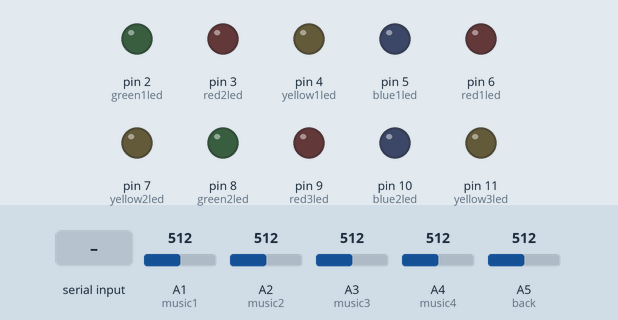
Recording of a sketch running on a simulated Arduino Uno, built with avr-gcc and run on an emulated ATmega328P. Parts: output pins drawn as LEDs (lit = HIGH). Inputs (shaded band) come from the test bench; at power-on: A1 (music1) = 512, A2 (music2) = 512, A3 (music3) = 512, A4 (music4) = 512, A5 (back) = 512. What the sketch prints to the serial monitor is not drawn.

Above: at 1.2 s.
1.3 s: "R" received over Serial
At 2.2 s:
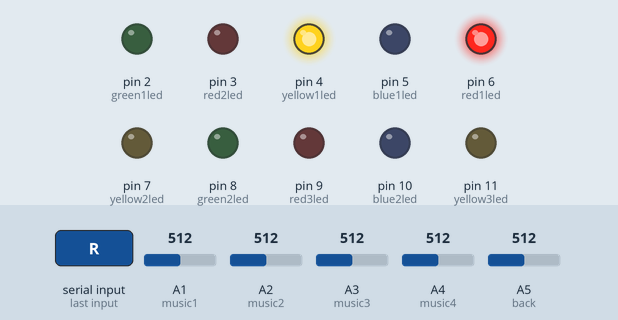
2.8 s: "G" received over Serial
At 3.6 s:
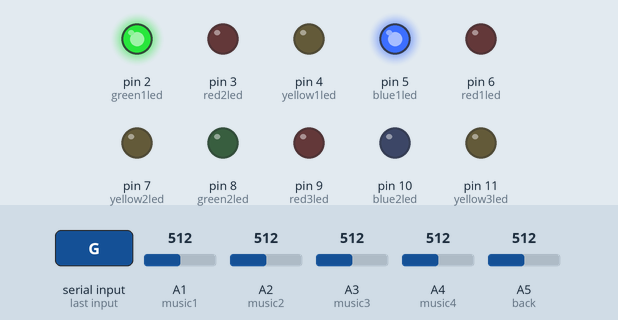
4.3 s: "Q" received over Serial
At 5.4 s:
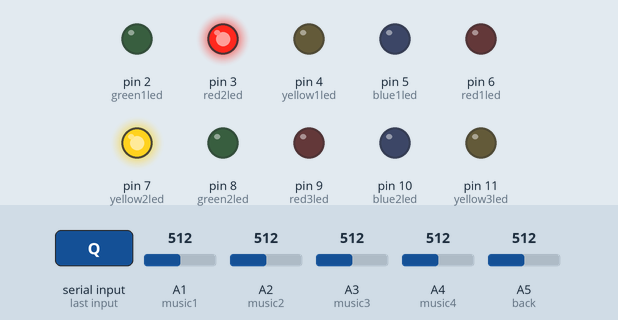
5.8 s: "E" received over Serial
At 6.8 s:
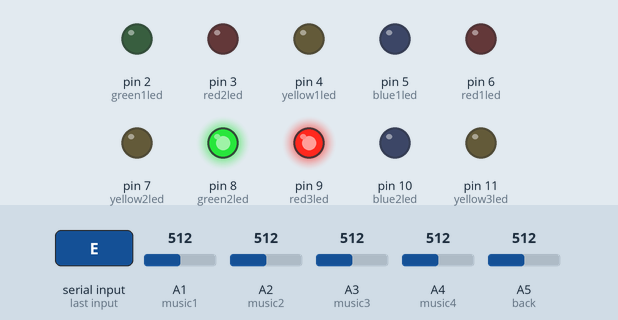
7.3 s: "T" received over Serial
At 8.2 s:
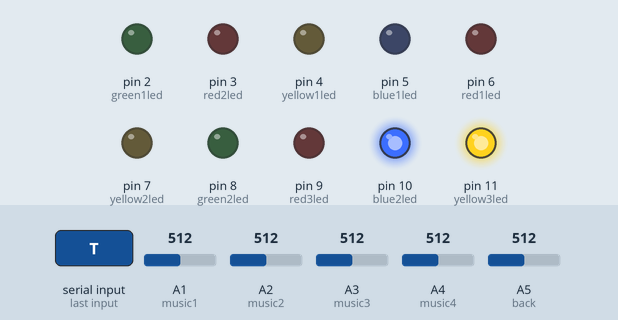
8.8 s: "0" received over Serial
At 9.6 s:
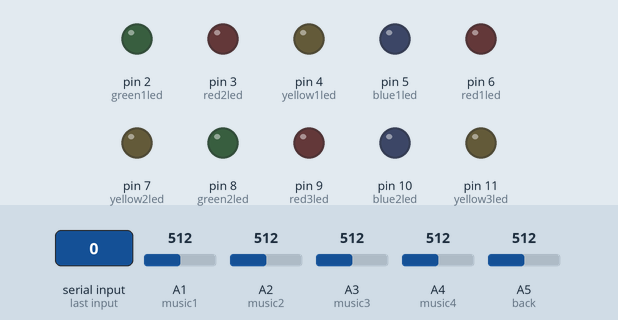
Timing chart, 0 to 11.8 s (numbered marks = the images above; inputs shaded):
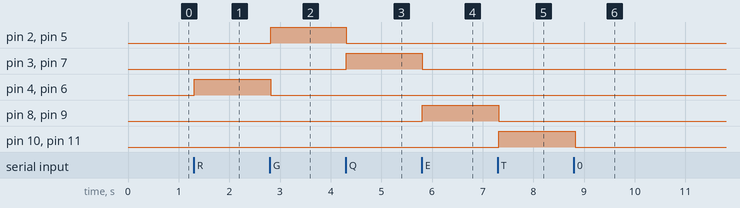

The sketch:

Arduino_Code.ino
```cpp
//Yasmin Alshurafa
//10 December 2020
//Final Project: Responsive LEDs

//connect LEDs to pins
const int yellow3led = 11;
const int blue2led = 10;
const int red3led = 9;
const int green2led = 8;
const int yellow2led = 7;
const int red1led = 6;
const int blue1led = 5;
const int yellow1led = 4;
const int red2led = 3;
const int green1led = 2;

//connect buttons to pins
const int back= A5;
const int music1= A1;
const int music2= A2;
const int music3= A3;
const int music4= A4;

//variables to collect data from buttons
int backread;
int music1read;
int music2read;
int music3read;
int music4read;

String input;

int incomingByte = 0;

void setup() {

  Serial.begin(9600);

  //set LEDs as outputs
  pinMode(red1led, OUTPUT);
  pinMode(blue1led, OUTPUT);
  pinMode(yellow1led, OUTPUT);
  pinMode(red2led, OUTPUT);
  pinMode(green1led, OUTPUT);
  pinMode(yellow2led, OUTPUT);
  pinMode(green2led, OUTPUT);
  pinMode(red3led, OUTPUT);
  pinMode(blue2led, OUTPUT);
  pinMode(yellow3led, OUTPUT);

  //set buttons as inputs
  pinMode(back, INPUT_PULLUP);
  pinMode(music1, INPUT_PULLUP);
  pinMode(music2, INPUT_PULLUP);
  pinMode(music3, INPUT_PULLUP);
  pinMode(music4, INPUT_PULLUP);

}

void loop() {

  //read data from each button
  backread = analogRead(back);
  music1read = analogRead(music1);
  music2read = analogRead(music2);
  music3read = analogRead(music3);
  music4read = analogRead(music4);

  //what to send to processing
  input = String(backread) + "," + String(music1read) + "," + String(music2read) + "," + String(music3read)+ "," + String(music4read);

  //send to processing
  Serial.println(input);

  //if serial is available
  if (Serial.available() > 0) {

    //read data from processing
    incomingByte = Serial.read();

    //if statements to check data and open or close LEDs
    if (incomingByte == 'R') {

      digitalWrite(red1led, HIGH);
      digitalWrite(red2led, LOW);
      digitalWrite(red3led, LOW);
      digitalWrite(yellow1led, HIGH);
      digitalWrite(yellow2led, LOW);
      digitalWrite(yellow3led, LOW);
      digitalWrite(green1led, LOW);
      digitalWrite(green2led, LOW);
      digitalWrite(blue1led, LOW);
      digitalWrite(blue2led, LOW);

    }else if (incomingByte == 'G') {

      digitalWrite(red1led, LOW);
      digitalWrite(red2led, LOW);
      digitalWrite(red3led, LOW);
      digitalWrite(yellow1led, LOW);
      digitalWrite(yellow2led, LOW);
      digitalWrite(yellow3led, LOW);
      digitalWrite(green1led, HIGH);
      digitalWrite(green2led, LOW);
      digitalWrite(blue1led, HIGH);
      digitalWrite(blue2led, LOW);

    }else if (incomingByte == 'Q') {

      digitalWrite(red1led, LOW);
      digitalWrite(red2led, HIGH);
      digitalWrite(red3led, LOW);
      digitalWrite(yellow1led, LOW);
      digitalWrite(yellow2led, HIGH);
      digitalWrite(yellow3led, LOW);
      digitalWrite(green1led, LOW);
      digitalWrite(green2led, LOW);
      digitalWrite(blue1led, LOW);
      digitalWrite(blue2led, LOW);

    }else if (incomingByte == 'E') {

      digitalWrite(red1led, LOW);
      digitalWrite(red2led, LOW);
      digitalWrite(red3led, HIGH);
      digitalWrite(yellow1led, LOW);
      digitalWrite(yellow2led, LOW);
      digitalWrite(yellow3led, LOW);
      digitalWrite(green1led, LOW);
      digitalWrite(green2led, HIGH);
      digitalWrite(blue1led, LOW);
      digitalWrite(blue2led, LOW);

    }else if (incomingByte == 'T') {

      digitalWrite(red1led, LOW);
      digitalWrite(red2led, LOW);
      digitalWrite(red3led, LOW);
      digitalWrite(yellow1led, LOW);
      digitalWrite(yellow2led, LOW);
      digitalWrite(yellow3led, HIGH);
      digitalWrite(green1led, LOW);
      digitalWrite(green2led, LOW);
      digitalWrite(blue1led, LOW);
      digitalWrite(blue2led, HIGH);

    }else if (incomingByte == '0') {
      digitalWrite(red1led, LOW);
      digitalWrite(red2led, LOW);
      digitalWrite(red3led, LOW);
      digitalWrite(yellow1led, LOW);
      digitalWrite(yellow2led, LOW);
      digitalWrite(yellow3led, LOW);
      digitalWrite(green1led, LOW);
      digitalWrite(green2led, LOW);
      digitalWrite(blue1led, LOW);
      digitalWrite(blue2led, LOW);
    }
  }
}
```

Measured:
- after the input at 1.3 s, pin 4 (yellow1led), pin 6 (red1led): LOW → HIGH at once
- after the input at 2.8 s, pin 2 (green1led), pin 5 (blue1led): LOW → HIGH at once; pin 4 (yellow1led), pin 6 (red1led): HIGH → LOW at once
- after the input at 4.3 s, pin 2 (green1led), pin 5 (blue1led): HIGH → LOW at once; pin 3 (red2led), pin 7 (yellow2led): LOW → HIGH at once
- after the input at 5.8 s, pin 3 (red2led), pin 7 (yellow2led): HIGH → LOW at once; pin 8 (green2led), pin 9 (red3led): LOW → HIGH at once
- after the input at 7.3 s, pin 8 (green2led), pin 9 (red3led): HIGH → LOW at once; pin 10 (blue2led), pin 11 (yellow3led): LOW → HIGH at once
- after the input at 8.8 s, pin 10 (blue2led), pin 11 (yellow3led): HIGH → LOW at once
